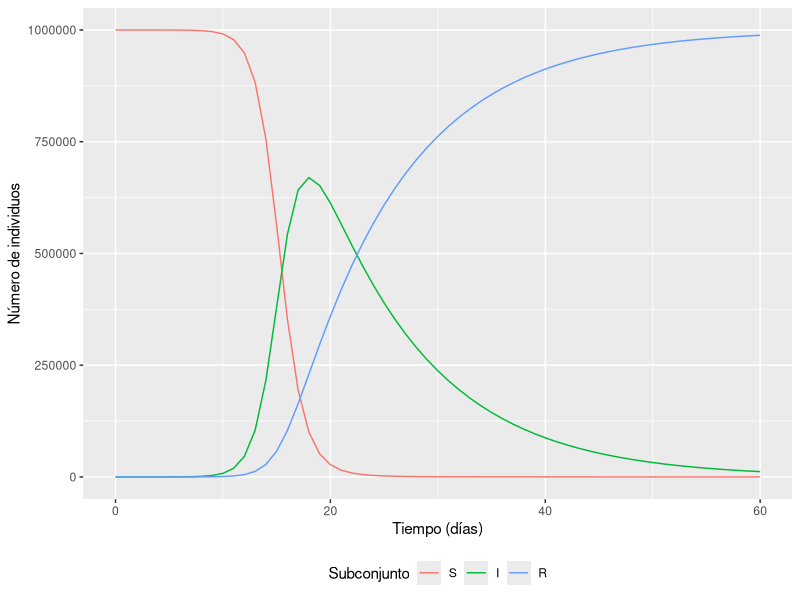
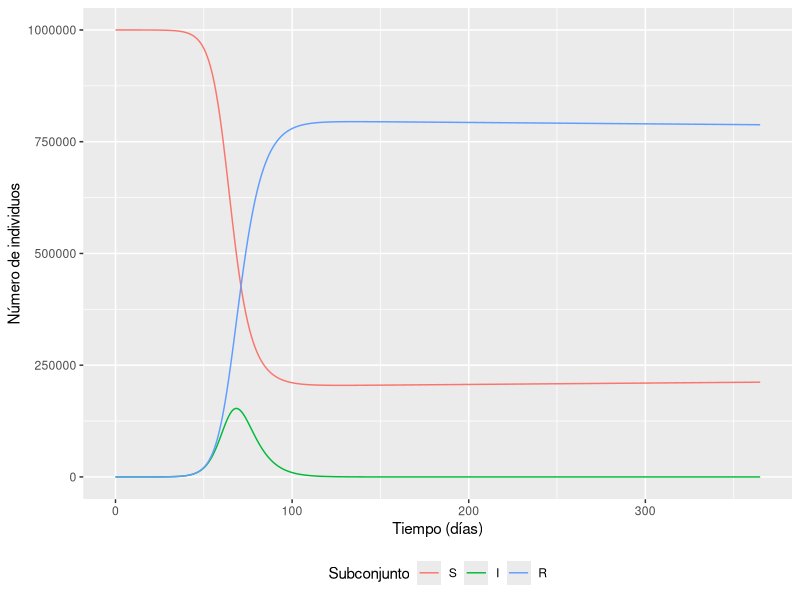
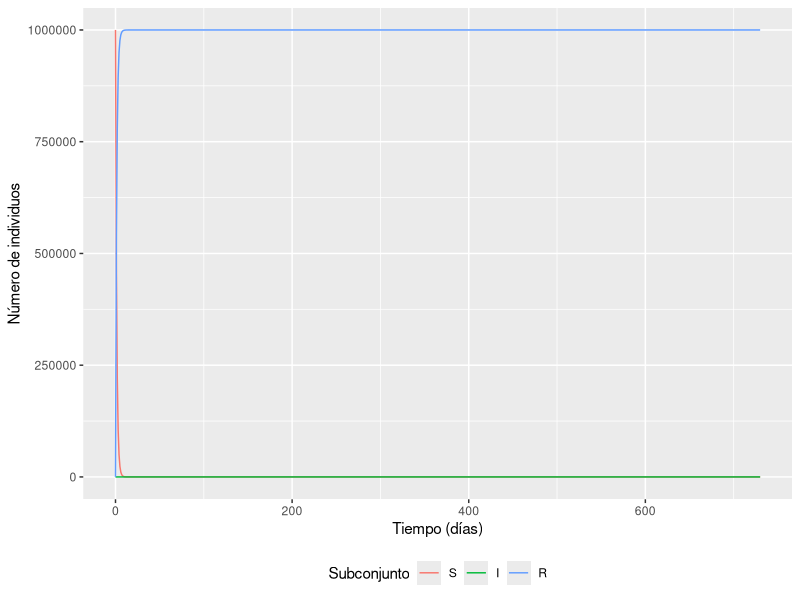
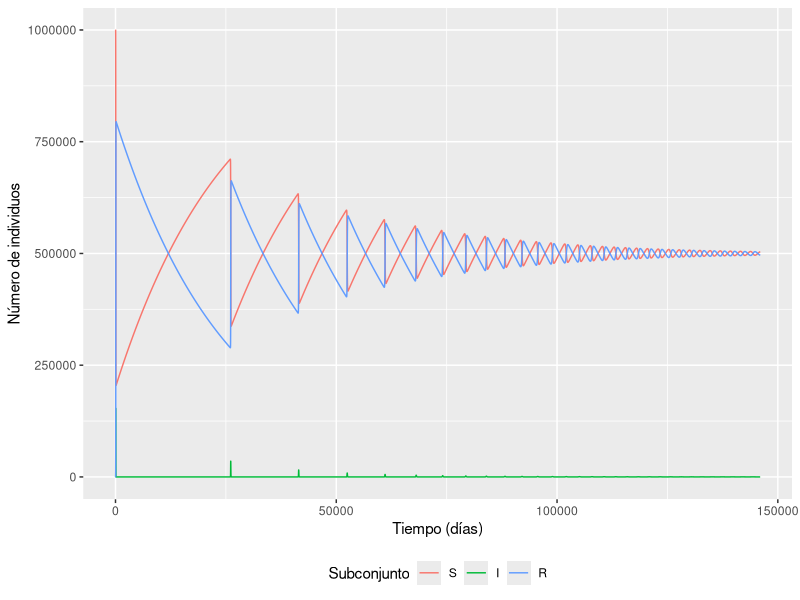
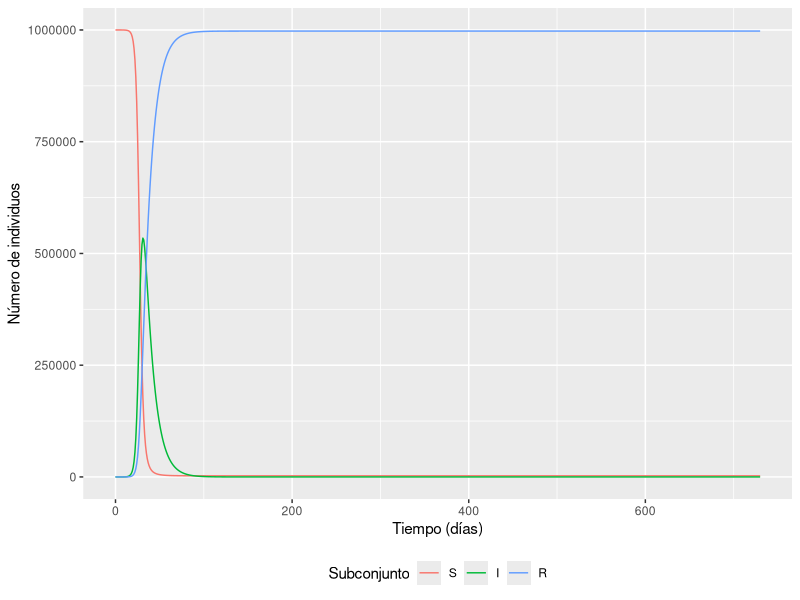
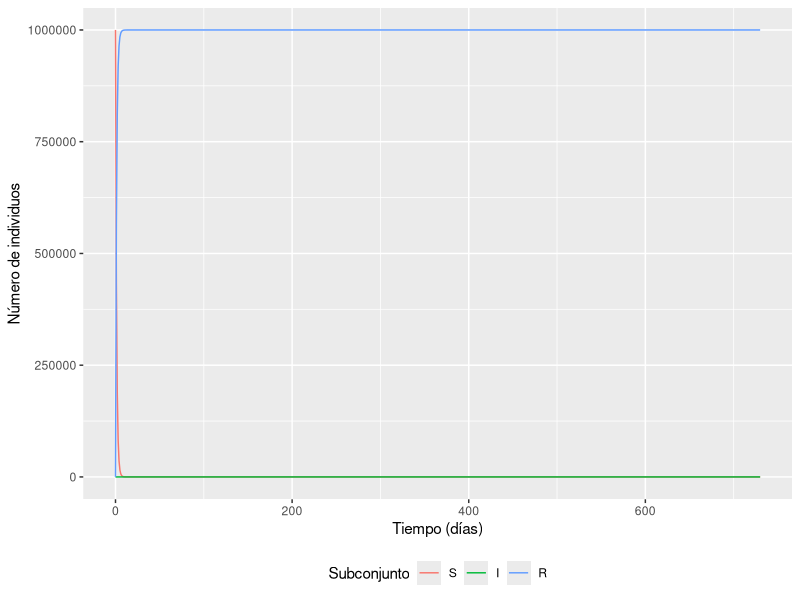

Source code (R) for these figures, in order:
## ---- chunk 1
# PACKAGES:
library(deSolve)
library(reshape2)
library(ggplot2)


initial_state_values <- c(S = 999999,  # Número de susceptibles inicial
                                       # 
                          I = 1,       # Se inicia con una persona infectada
                          R = 0)       # 


#razones en unidades de días^-1
parameters <- c(beta = 1,      # razón de infección
                gamma = 0.1)   # razón de recuperación

#valores de tiempo para resolver la ecuación, de 0 a 60 días
times <- seq(from = 0, to = 60, by = 1)   

sir_model <- function(time, state, parameters) {  
    with(as.list(c(state, parameters)), {# R obtendrá los nombres de variables a
                                         # partir de inputs de estados y parametros
        N <- S+I+R 
        lambda <- beta * I/N
        dS <- -lambda * S               
        dI <- lambda * S - gamma * I   
        dR <- gamma * I                 
        return(list(c(dS, dI, dR))) 
    })
}

# poner la solución del sistema de ecuaciones en forma de un dataframe
output <- as.data.frame(ode(y = initial_state_values, 
                            times = times, 
                            func = sir_model,
                            parms = parameters))
## ---- chunk 2

output_long <- melt(as.data.frame(output), id = "time")                  

ggplot(data = output_long,                                              
       aes(x = time, y = value, colour = variable, group = variable)) +  
  geom_line() +                                                          
  xlab("Tiempo (días)")+                                                   
  ylab("Número de individuos") +                                             
  labs(colour = "Subconjunto") +
  theme(legend.position = "bottom") 

## ---- chunk 3
# PACKAGES:
library(deSolve)
library(reshape2)
library(ggplot2)

# Valores iniciales del sistema:
initial_state_values <- c(S = 999999,  # Número de susceptibles inicial
                          I = 1,       # Se inicia con una persona infectada
                          R = 0)      

# Parámetros, considerando una duración de un año ^-1
parameters <- c(beta = 0.4,      # Razón de infección 
                gamma = 0.2,     # Razón de recuperación 
                b = (1/70)/365,              # Tasa de nacimientos
                mu = (1/70)/365)             # Tasa de mortalidad 

# Valores de tiempo para resolver la ecuación, de 0 a 365 días en intervalos diarios
times <- seq(from = 0, to = 365, by = 1)  

# Modificación del modelo que considera una población no constante 
sir_model <- function(time, state, parameters) {  
    with(as.list(c(state, parameters)), {
        N <- S + I + R  
        lambda <- beta * I / N
        dS <- -lambda * S + b * N - (mu * S)
        dI <- lambda * S - gamma * I - (mu * I)
        dR <- gamma * I - (mu * R)
        
        return(list(c(dS, dI, dR)))
    })
}

# Solución del sistema de ecuaciones en forma de un dataframe
output <- as.data.frame(ode(y = initial_state_values, 
                            times = times, 
                            func = sir_model,
                            parms = parameters))
output_long <- melt(as.data.frame(output), id = "time")                  

ggplot(data = output_long,                                              
       aes(x = time, y = value, colour = variable, group = variable)) +  
  geom_line() +                                                          
  xlab("Tiempo (días)")+                                                   
  ylab("Número de individuos")+                                              
  labs(colour = "Subconjunto")+ 
  theme(legend.position = "bottom")
## ---- chunk 4
# PACKAGES:
library(deSolve)
library(reshape2)
library(ggplot2)


initial_state_values <- c(S = 999999,  # Número de susceptibles inicial
                                       # 
                          I = 1,       # Se inicia con una persona infectada
                          R = 0)       # 


#razones en unidades de días^-1
parameters <- c(beta = 0.4,      # razón de infección
                gamma = 0.1,
                v=0.75)   # razón de recuperación

#valores de tiempo para resolver la ecuación, de 0 a 60 días
times <- seq(from = 0, to = 730, by = 1)   

sir_model <- function(time, state, parameters) {  
    with(as.list(c(state, parameters)), {# R obtendrá los nombres de variables a
                                         # partir de inputs de estados y parametros
        N <- S+I+R 
        lambda <- beta * I/N
        dS <- -(lambda * S)*(1-v) - (v * S)              
        dI <- (lambda * S)*(1-v) - (gamma * I)   
        dR <- (gamma * I) + (v * S)                  
        return(list(c(dS, dI, dR))) 
    })
}

# poner la solución del sistema de ecuaciones en forma de un dataframe
output <- as.data.frame(ode(y = initial_state_values, 
                            times = times, 
                            func = sir_model,
                            parms = parameters))
## ---- chunk 5

output_long <- melt(as.data.frame(output), id = "time")                  

ggplot(data = output_long,                                              
       aes(x = time, y = value, colour = variable, group = variable)) +  
  geom_line() +                                                          
  xlab("Tiempo (días)")+                                                   
  ylab("Número de individuos") +                                             
  labs(colour = "Subconjunto") +
  theme(legend.position = "bottom") 

## ---- chunk 6
# PACKAGES:
library(deSolve)
library(reshape2)
library(ggplot2)

# Initial states

initial_state_values <- c(S = 999999,  # Número de susceptibles inicial
                                       # 
                          I = 1,       # Se inicia con una persona infectada
                          R = 0)


# razones en unidades de días^-1
parameters <- c(beta = 0.4,      # razón de infección
                gamma = 0.2,  # razón de recuperación
                mu = (1/70)/365, #tasa de crecimiento,
                b = (1/70)/365) #tasa de muerte

# valores de tiempo para resolver la ecuación, de 0 a 365 días
times <- seq(from = 0, to = 365*400, by = 1)   

# Solución del modelo
sir_model <- function(time, state, parameters) {  
    with(as.list(c(state, parameters)), {# R obtendrá los nombres de variables a
                                         # partir de inputs de estados y parametros
        N <- S+I+R 
        lambda <- beta * I/N
        dS <- -lambda * S + b * N - mu * S              
        dI <- lambda * S - gamma * I - mu * I   
        dR <- gamma * I - mu * R             
        return(list(c(dS, dI, dR))) 
    })
}

# poner la solución del sistema de ecuaciones en forma de un dataframe

output <- as.data.frame(ode(y = initial_state_values, 
                            times = times, 
                            func = sir_model,
                            parms = parameters))

output_long <- melt(as.data.frame(output), id = "time")                  

ggplot(data = output_long,                                              
       aes(x = time, y = value, colour = variable, group = variable)) +  
  geom_line() +                                                          
  xlab("Tiempo (días)")+                                                   
  ylab("Número de individuos") +                                             
  labs(colour = "Subconjunto") +
  theme(legend.position = "bottom")

## ---- chunk 7
# PACKAGES:
library(deSolve)
library(reshape2)
library(ggplot2)


initial_state_values <- c(S = 999999,  # Número de susceptibles inicial
                                       # 
                          I = 1,       # Se inicia con una persona infectada
                          R = 0)       # 


#razones en unidades de días^-1
parameters <- c(beta = 0.6,      # razón de infección
                gamma = 0.1)   # razón de recuperación

#valores de tiempo para resolver la ecuación, de 0 a 730 días
times <- seq(from = 0, to = 730, by = 1)   

sir_model <- function(time, state, parameters) {  
    with(as.list(c(state, parameters)), {# R obtendrá los nombres de variables a
                                         # partir de inputs de estados y parametros
        N <- S+I+R 
        lambda <- beta * I/N
        dS <- -lambda * S               
        dI <- lambda * S - gamma * I   
        dR <- gamma * I                 
        return(list(c(dS, dI, dR))) 
    })
}

# poner la solución del sistema de ecuaciones en forma de un dataframe
output <- as.data.frame(ode(y = initial_state_values, 
                            times = times, 
                            func = sir_model,
                            parms = parameters))

output_long <- melt(as.data.frame(output), id = "time")                  

ggplot(data = output_long,                                              
       aes(x = time, y = value, colour = variable, group = variable)) +  
  geom_line() +                                                          
  xlab("Tiempo (días)")+                                                   
  ylab("Número de individuos") +                                             
  labs(colour = "Subconjunto") +
  theme(legend.position = "bottom") 
## ---- chunk 8
# PACKAGES:
library(deSolve)
library(reshape2)
library(ggplot2)


initial_state_values <- c(S = 999999,  # Número de susceptibles inicial
                                       # 
                          I = 1,       # Se inicia con una persona infectada
                          R = 0)       # 


#razones en unidades de días^-1
parameters <- c(beta = 0.6,      # razón de infección
                gamma = 0.1,
                v = 0.834 )   # razón de recuperación

#valores de tiempo para resolver la ecuación, de 0 a 730 días
times <- seq(from = 0, to = 730, by = 1)   

sir_model <- function(time, state, parameters) {  
    with(as.list(c(state, parameters)), {# R obtendrá los nombres de variables a
                                         # partir de inputs de estados y parametros
        N <- S+I+R 
        lambda <- beta * I/N
        dS <- -lambda * S*(1-v) -v*S              
        dI <- lambda * S*(1-v) - gamma * I   
        dR <- gamma * I + v*S               
        return(list(c(dS, dI, dR))) 
    })
}

# poner la solución del sistema de ecuaciones en forma de un dataframe
output <- as.data.frame(ode(y = initial_state_values, 
                            times = times, 
                            func = sir_model,
                            parms = parameters))

output_long <- melt(as.data.frame(output), id = "time")                  

ggplot(data = output_long,                                              
       aes(x = time, y = value, colour = variable, group = variable)) +  
  geom_line() +                                                          
  xlab("Tiempo (días)")+                                                   
  ylab("Número de individuos") +                                             
  labs(colour = "Subconjunto") +
  theme(legend.position = "bottom") 
